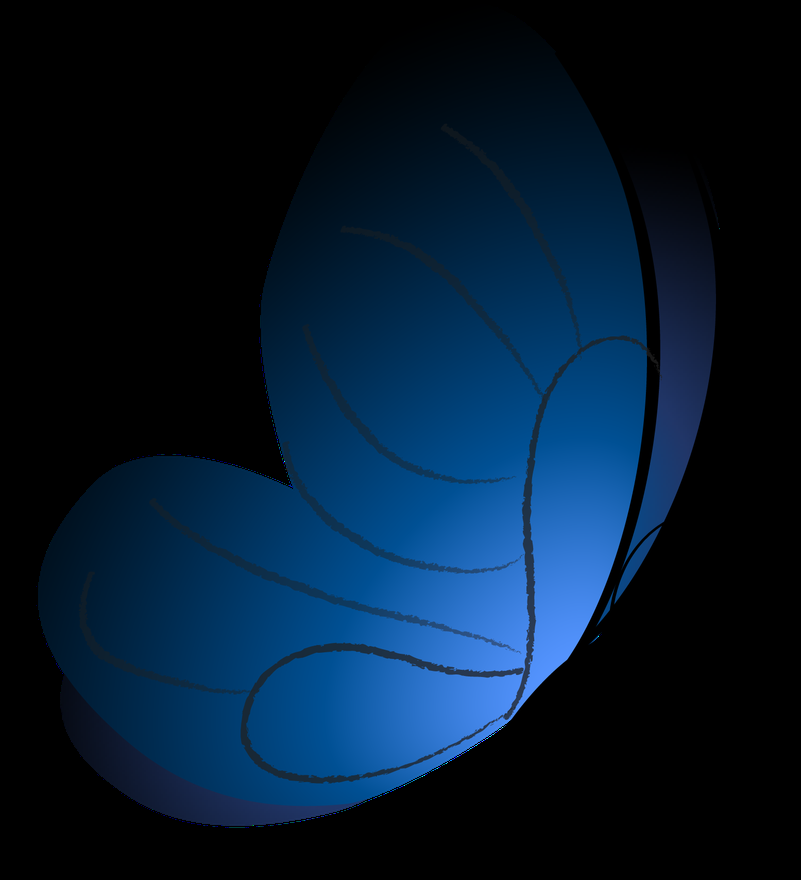
#> input picture image_filters/assets/butterfly.png, 801 x 880 px, shrunk from 1555 x 1708 before the run
$ python -i A_color.py   (imports and definitions only)
#> lines starting #> are read from the running program, lines starting #| are printed output that depends on the picture; after the words box and inside, x2 and y2 are one past the last pixel; in counts of white or black regions, pixels touching at a corner belong together
#> further down, picture is the input picture: shape (880, 801, 3); mean B, G, R 45.5, 25.1, 4.3
import cv2
import numpy as np


def apply_warm(frame):

    matrix = np.array([
        [0.80, 0.00, 0.00],  # Blue channel scaled down by 20%
        [0.00, 1.05, 0.00],  # Green channel scaled up by 5%
        [0.00, 0.00, 1.25]  # Red channel scaled up by 25%
    ], dtype=np.float32)

    # cv2.transform performs: P_out = Matrix * P_in
    res = cv2.transform(frame, matrix)
    return np.clip(res, 0, 255).astype(np.uint8)


def apply_cold(frame):

    matrix = np.array([
        [1.30, 0.00, 0.00],  # Blue channel scaled up by 30%
        [0.00, 1.00, 0.00],  # Green remains stable
        [0.00, 0.00, 0.75]  # Red channel scaled down by 25%
    ], dtype=np.float32)

    res = cv2.transform(frame, matrix)
    return np.clip(res, 0, 255).astype(np.uint8)


def apply_cinematic_teal_orange(frame):

    ycrcb = cv2.cvtColor(frame, cv2.COLOR_BGR2YCrCb).astype(np.float32)
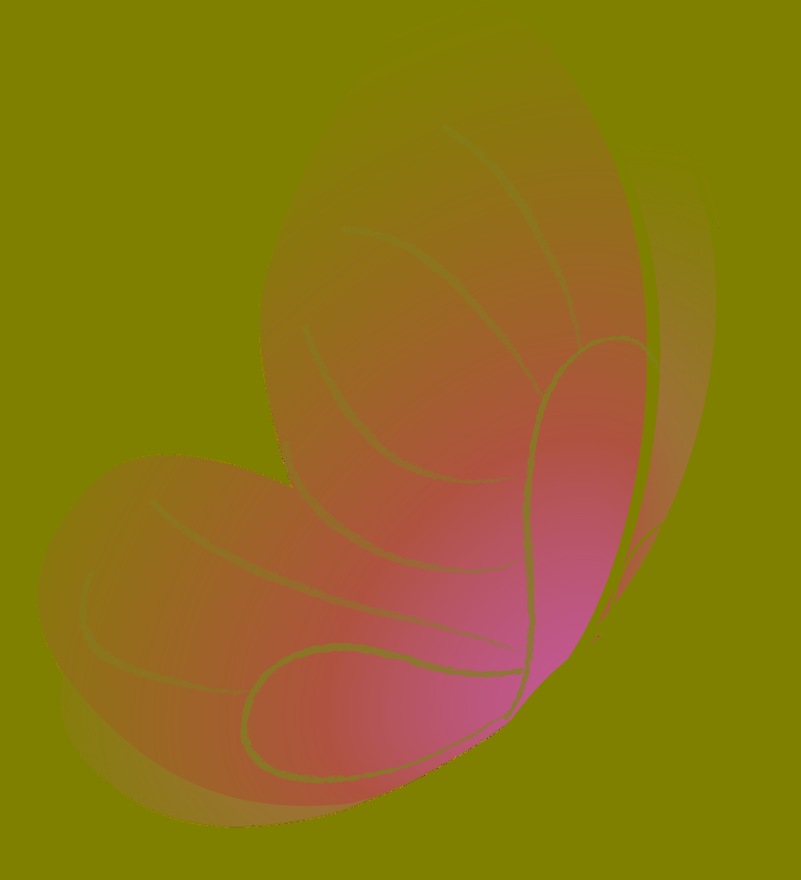
#> ycrcb: shape (880, 801, 3) float32; mean B, G, R 21.2, 116, 141.7
    y, cr, cb = cv2.split(ycrcb)
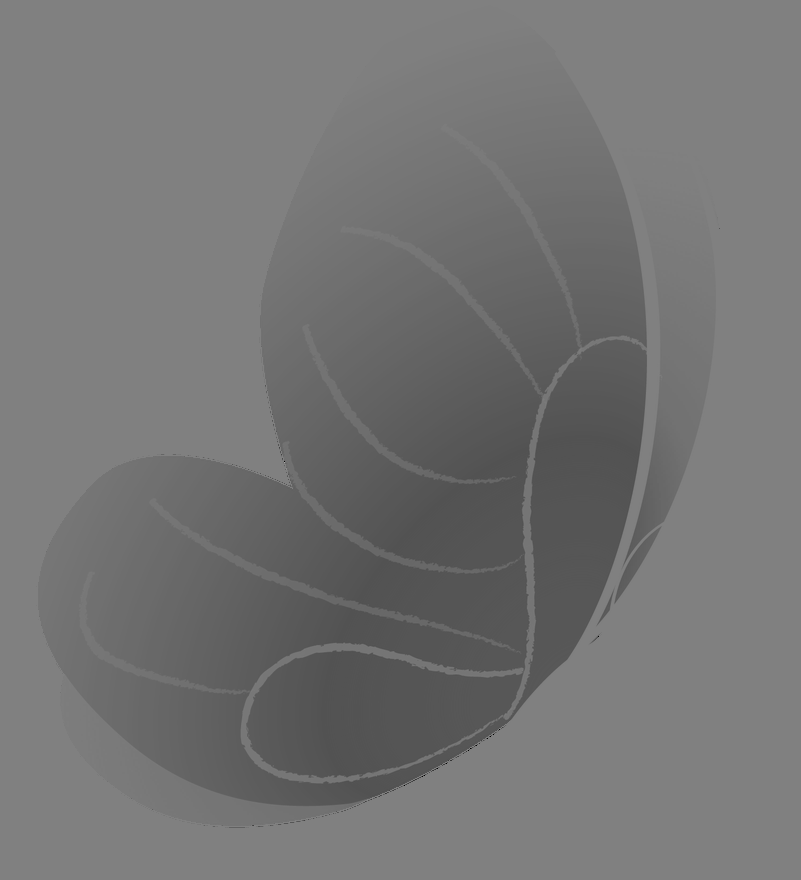
#> cr: shape (880, 801) float32; min 0, max 171, mean 115.9

    bright_mask = y > 120
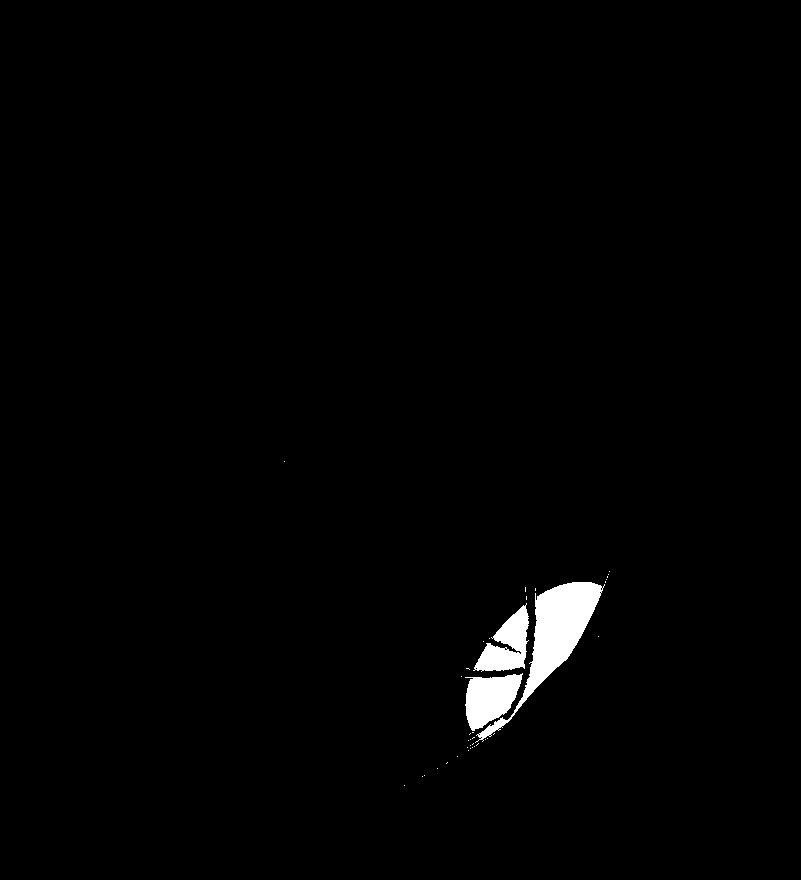
#> bright_mask: shape (880, 801) bool; 1.3% white; 39 white regions (36 under 20 px), largest, box (x1, y1, x2, y2) and area: (475, 582, 605, 743) 4923, (465, 673, 523, 731) 2174, (473, 603, 529, 672) 1947
    cr[bright_mask] += (y[bright_mask] - 120) * 0.25
#> cr: shape (880, 801) float32; 1.29% of pixels changed, all inside (x1, y1, x2, y2) = (284, 461, 610, 786)
    cb[bright_mask] -= (y[bright_mask] - 120) * 0.20
#> cb: shape (880, 801) float32; min 86, max 255, mean 141.7

    dark_mask = y <= 120
    cr[dark_mask] -= (120 - y[dark_mask]) * 0.15
    cb[dark_mask] += (120 - y[dark_mask]) * 0.25

    cr = np.clip(cr, 0, 255)
    cb = np.clip(cb, 0, 255)
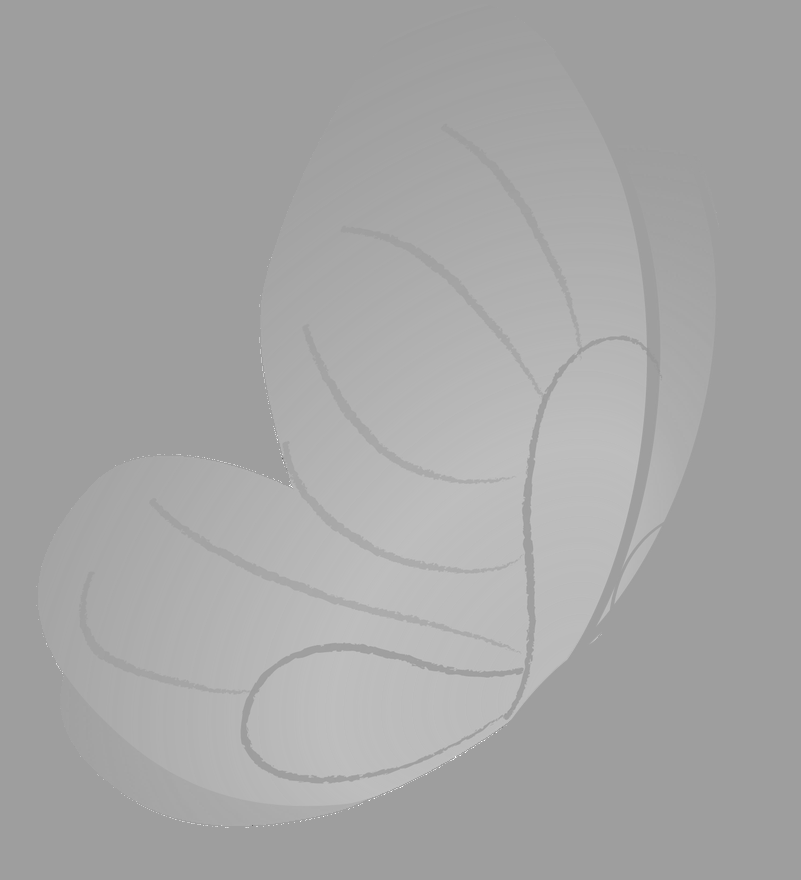
#> cb: shape (880, 801) float32; min 97.25, max 255, mean 166.4

    merged = cv2.merge([y, cr, cb]).astype(np.uint8)
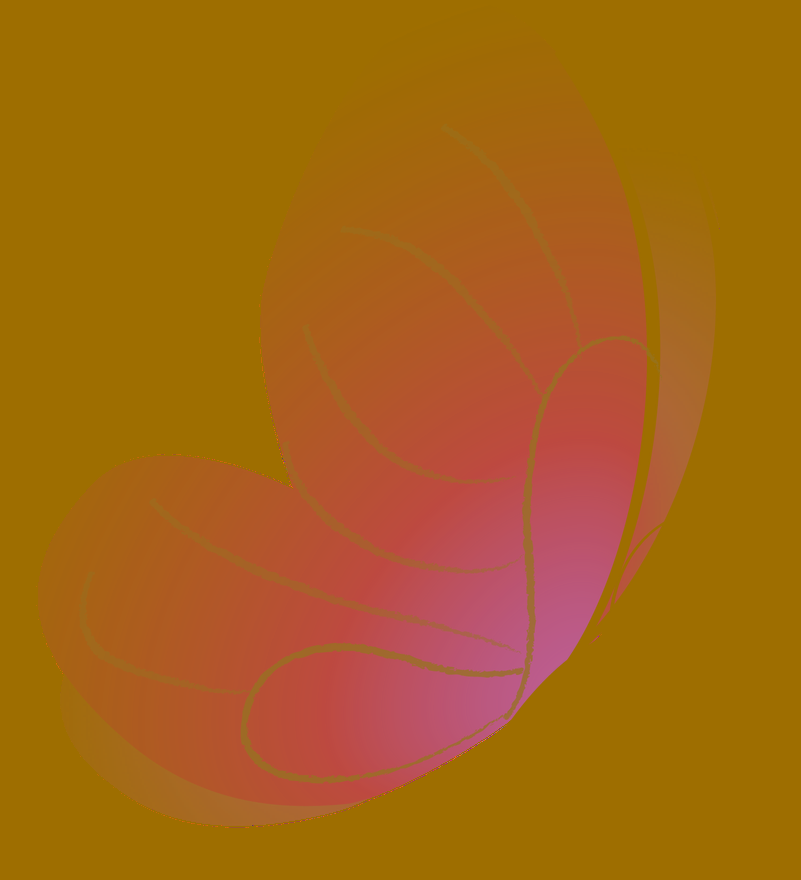
#> merged: shape (880, 801, 3); mean B, G, R 21.2, 100.9, 166.2
    return cv2.cvtColor(merged, cv2.COLOR_YCrCb2BGR)
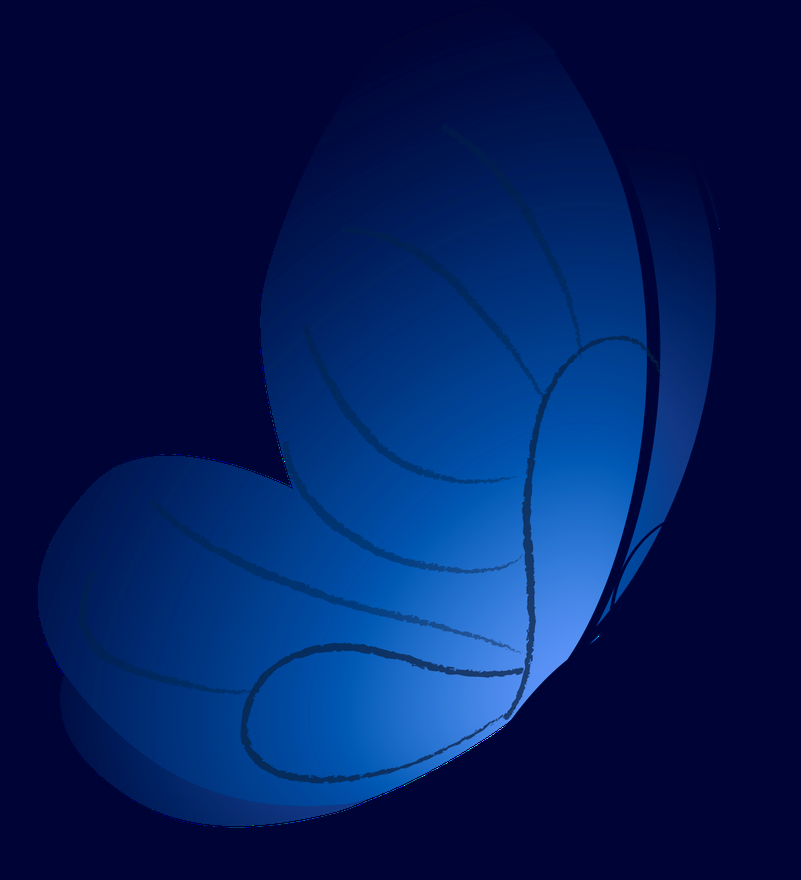
#> returned value: shape (880, 801, 3); mean B, G, R 88.9, 27.7, 3


def apply_black_and_white(frame):

    matrix = np.array([
        [0.114, 0.587, 0.299]
    ], dtype=np.float32)

    gray = cv2.transform(frame, matrix)
    gray_clipped = np.clip(gray, 0, 255).astype(np.uint8)

    return cv2.cvtColor(gray_clipped, cv2.COLOR_GRAY2BGR)

>>> import cv2
>>> picture = cv2.imread('assets/butterfly.png')
>>> result = apply_cinematic_teal_orange(picture)

$ run again, on image_filters/assets/glasses.png
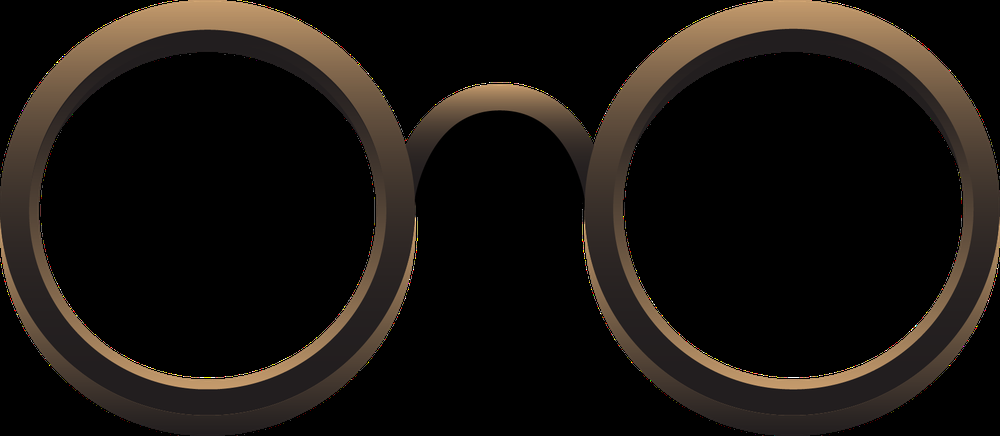
#> input picture image_filters/assets/glasses.png, 1000 x 436 px, shrunk from 1659 x 723 before the run
#> picture is the input picture: shape (436, 1000, 3); mean B, G, R 15.7, 19.6, 24.2
#> in apply_cinematic_teal_orange, `bright_mask = y > 120`:
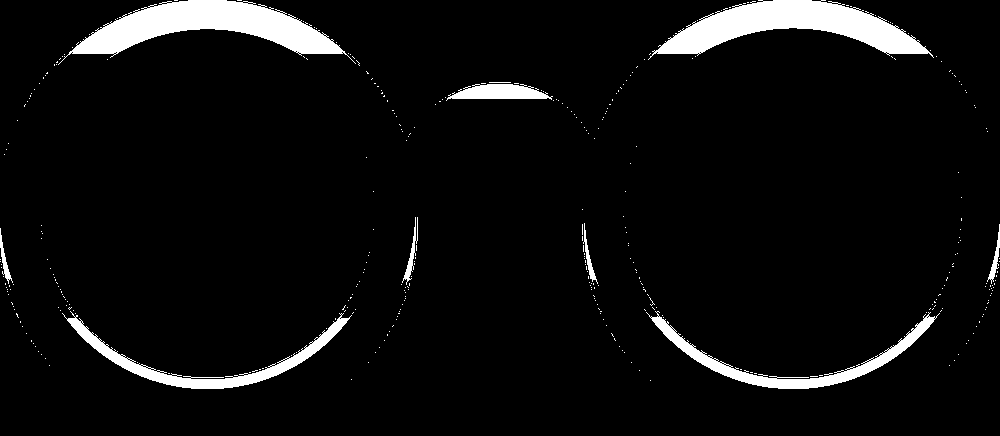
#> bright_mask: shape (436, 1000) bool; 5.6% white; 363 white regions (353 under 20 px), largest, box (x1, y1, x2, y2) and area: (58, 0, 356, 65) 7602, (648, 0, 934, 60) 7401, (646, 311, 940, 389) 3341
#> in apply_cinematic_teal_orange, `return cv2.cvtColor(merged, cv2.COLOR_YCrCb2BGR)`:
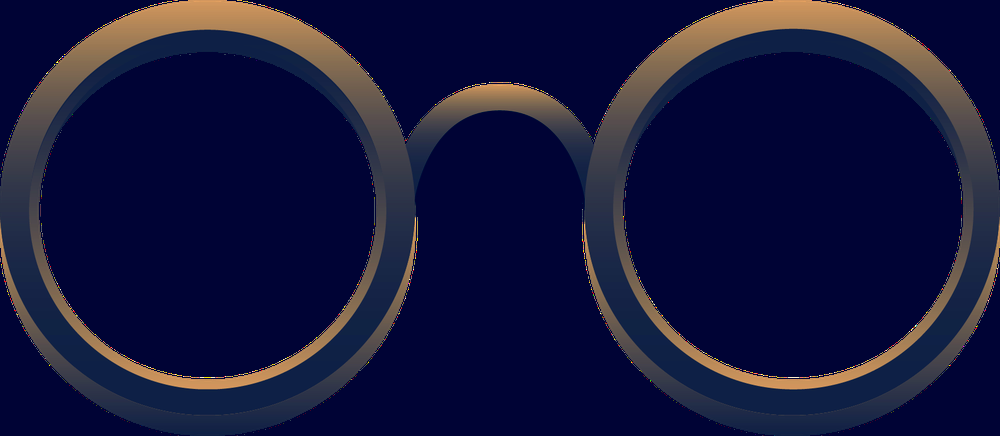
#> returned value: shape (436, 1000, 3); mean B, G, R 59.5, 22.1, 21.2
